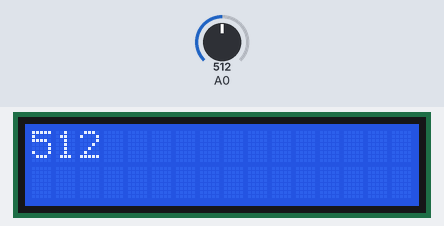
Bench run of a sketch on a simulated Arduino Uno, built with avr-gcc and run on an emulated ATmega328P. Parts: 16×2 character LCD. The inputs (shaded band) are chosen by the test bench; at power-on: A0 = 512. What the sketch prints to the serial monitor is not drawn.

Above: at 1.2 s.
1.3 s: A0 set to 716
At 2.7 s:
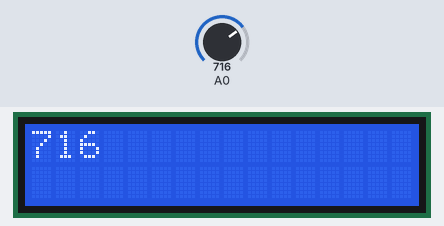
3.0 s: A0 set to 900
At 4.2 s:
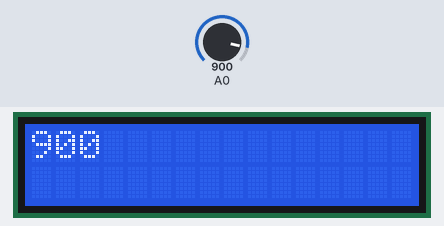
4.5 s: A0 set to 1023
At 5.9 s:
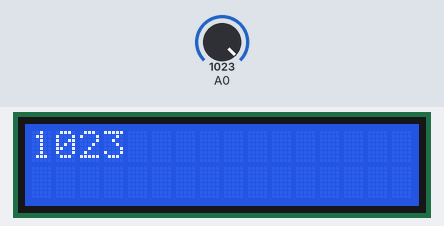
Timing chart, 0 to 7.5 s (numbered marks = the images above; inputs shaded):
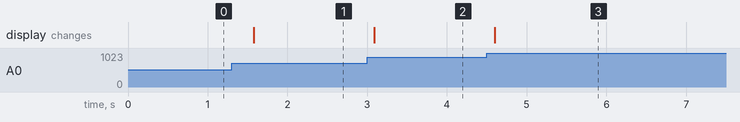

The sketch:

001-testkeypad.ino
```cpp
#include <LiquidCrystal.h>

LiquidCrystal lcd(8, 9, 4, 5, 6, 7);

void setup() {
  Serial.begin(9600);
  lcd.begin(16, 2);
  lcd.setCursor(0,0);
}

void loop() {
  int val = analogRead(A0);
  Serial.println(val);
  lcd.setCursor(0,0);
  lcd.print("          ");
  lcd.setCursor(0,0);
  lcd.print(val);
  delay(300);
}
```

Measured:
- after the input at 1.3 s, the display: changes after 0.28 s (image 1)
- after the input at 3.0 s, the display: changes after 0.09 s (image 2)
- after the input at 4.5 s, the display: changes after 0.10 s (image 3)
